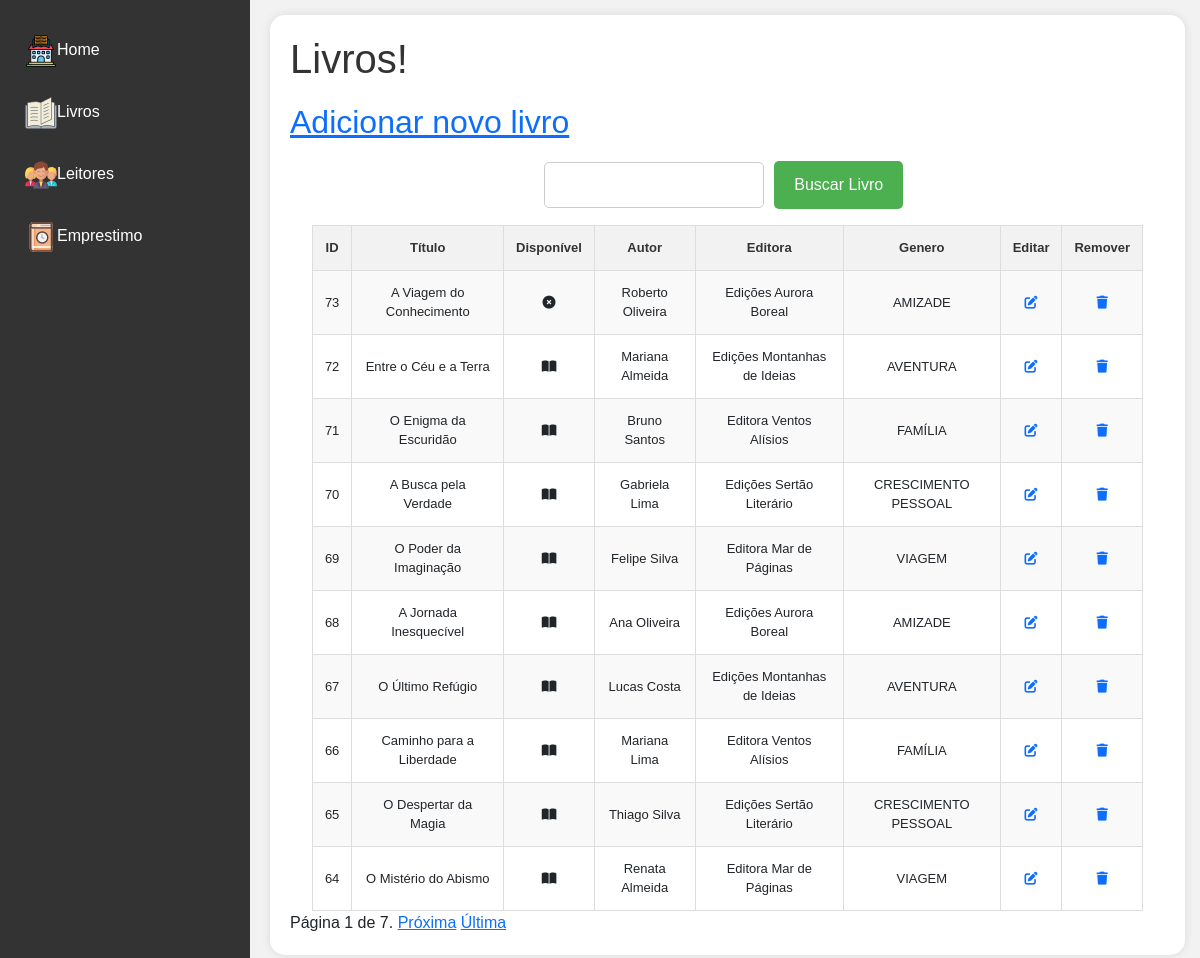
/livro/, run on the app's committed database.
### core/models.py (models this page shows, shortened)
class Livro(models.Model):
    titulo = models.CharField(max_length=250)
    autor = models.CharField(max_length=250)
    editora = models.ForeignKey(Editora, on_delete=models.SET_NULL, null=True)
    assunto = models.ForeignKey(Assunto, on_delete=models.SET_NULL, null=True)
    numero_paginas = models.IntegerField()
    disponivel = models.BooleanField(default=True)
    dt_cadastramento = models.DateField(auto_now_add=True)
    dt_ataulizacao = models.DateField(auto_now=True)
    class Meta:
        verbose_name = 'Livro'
        verbose_name_plural = 'Livros'

class Editora(models.Model):
    nome = models.CharField(max_length=150)
    uf = models.CharField(max_length=2, choices=ESTADO_UF)
    class Meta:
        verbose_name = 'Editora'
        verbose_name_plural = 'Editoras'
    def __str__(self):
        return self.nome

class Assunto(models.Model):
    assunto = models.CharField(max_length=150)
    class Meta:
        verbose_name = 'Assunto'
        verbose_name_plural = 'Assuntos'
    def __str__(self):
        return self.assunto

### core/views.py (the view)
# urls.py: path('livro/', livro, name='livro'),
def livro(request):
    livros = Livro.objects.order_by('-id')
    paginator = Paginator(livros, 10)
    page_number = request.GET.get("page")
    page_obj = paginator.get_page(page_number)
    context = {
        'livros': page_obj
    }
    return render(request, 'livro.html', context)

### core/templates/livro.html (shortened to what this page needs)
{% extends "base.html" %}
{% block conteudo %}
    <h1>Livros!</h1>
    <h2><a href="{% url 'livro_adicionar' %}">Adicionar novo livro</a></h2>
    <div class="main-search-container">
        <form action="{% url 'buscar_livro' %}" method="get">
            <div class="search-container">
                <input type="search" name="q" id="buscar" value="{{ valor_buscar }}" class="search-input">
                <button type="submit" class="search-button">Buscar Livro</button>
            </div>
        </form>
    </div>
    <div>
        <table>
            <tr>
                <th>ID</th>
                <th>Título</th>
                <th>Disponível</th>
                <th>Autor</th>
                <th>Editora</th>
                <th>Genero</th>
                <th>Editar</th>
                <th>Remover</th>
            </tr>
            {% for livro in livros %}
                <tr>
                    <td>{{livro.id}}</td>
                    <td>{{livro.titulo}}</td>
                    <td>
                        {% if livro.disponivel %}
                            <i class="fa-solid fa-book-open"></i>
                        {% else %}
                            <i class="fa-solid fa-circle-xmark"></i>
                        {% endif %}
                    </td>
                    <td>{{livro.autor}}</td>
                    <td>{{livro.editora}}</td>
                    <td>{{livro.assunto}}</td>
                    <td><a href="{% url 'livro_atualizar' livro.id %}"><i class="fa-solid fa-pen-to-square"></i></a></td>
                    <td><a href="{% url 'livro_deletar' livro.id %}"><i class="fa-solid fa-trash"></i></a></td>
                </tr>
            {% endfor %}
        </table>
        {% if livros %}
            <div class="pagination">
                <span class="step-links">
                    <span class="current">
                        Página {{ livros.number }} de {{ livros.paginator.num_pages }}.
                    </span>
                    {% if livros.has_next %}
                        <a href="?page={{ livros.next_page_number }}&q={{request.GET.q.strip}}">Próxima</a>
                        <a href="?page={{ livros.paginator.num_pages }}&q={{request.GET.q.strip}}">Última</a>
                    {% endif %}
                </span>
            </div>
        {% endif %}
{% endblock conteudo %}

### core/static/css/style.css (style rules this page uses)
body, h1, h2, h3, p, ul, li { margin: 0; padding: 0; }
body { font-family: 'Arial', sans-serif; background-color: #f2f2f2; }
h1, h2, h3 { color: #333; margin-bottom: 20px; }
table { width: 95%; border-collapse: collapse; margin: 0 auto; }
th, td { border: 1px solid #dddddd; text-align: center; padding: 12px; font-size: 13px; }
th { background-color: #f2f2f2; color: #333; }
tr:nth-child(even) { background-color: #f9f9f9; }
tr:nth-child(odd) { background-color: #ffffff; }
.main-search-container { display: flex; justify-content: space-evenly; margin: 16px 0; }
.search-container { display: flex; align-items: center; }
.search-input { width: 60%; padding: 10px; border: 1px solid #ccc; border-radius: 5px; font-size: 16px; }
.search-button { background-color: #4CAF50; color: white; border: none; border-radius: 5px; padding: 12px 20px; margin-left: 10px; font-size: 16px; cursor: pointer; }

### data on the page
Livro: id "73", titulo "A Viagem do Conhecimento", disponivel False (drawn), autor "Roberto Oliveira", editora "Edições Aurora Boreal", assunto "AMIZADE"
Livro: id "72", titulo "Entre o Céu e a Terra", disponivel True (drawn), autor "Mariana Almeida", editora "Edições Montanhas de Ideias", assunto "AVENTURA"
Livro: id "71", titulo "O Enigma da Escuridão", disponivel True (drawn), autor "Bruno Santos", editora "Editora Ventos Alísios", assunto "FAMÍLIA"
Livro: id "70", titulo "A Busca pela Verdade", disponivel True (drawn), autor "Gabriela Lima", editora "Edições Sertão Literário", assunto "CRESCIMENTO PESSOAL"
Livro: id "69", titulo "O Poder da Imaginação", disponivel True (drawn), autor "Felipe Silva", editora "Editora Mar de Páginas", assunto "VIAGEM"
Livro: id "68", titulo "A Jornada Inesquecível", disponivel True (drawn), autor "Ana Oliveira", editora "Edições Aurora Boreal", assunto "AMIZADE"
Livro: id "67", titulo "O Último Refúgio", disponivel True (drawn), autor "Lucas Costa", editora "Edições Montanhas de Ideias", assunto "AVENTURA"
Livro: id "66", titulo "Caminho para a Liberdade", disponivel True (drawn), autor "Mariana Lima", editora "Editora Ventos Alísios", assunto "FAMÍLIA"
Livro: id "65", titulo "O Despertar da Magia", disponivel True (drawn), autor "Thiago Silva", editora "Edições Sertão Literário", assunto "CRESCIMENTO PESSOAL"
Livro: id "64", titulo "O Mistério do Abismo", disponivel True (drawn), autor "Renata Almeida", editora "Editora Mar de Páginas", assunto "VIAGEM"

### other printed values
{{ livros.number }} "1"
{{ livros.paginator.num_pages }} "7"
